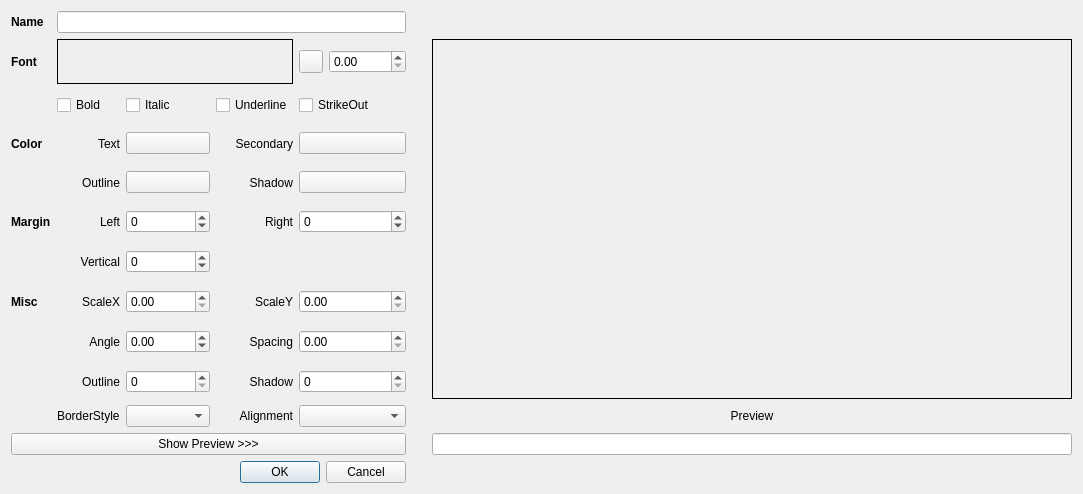
<?xml version="1.0" encoding="UTF-8"?>
<ui version="4.0">
 <author>
SPDX-FileCopyrightText: none
SPDX-License-Identifier: GPL-3.0-only OR LicenseRef-KDE-Accepted-GPL
 </author>
 <class>SubtitleStyleEdit_UI</class>
 <widget class="QDialog" name="SubtitleStyleEdit_UI">
  <property name="geometry">
   <rect>
    <x>0</x>
    <y>0</y>
    <width>1074</width>
    <height>480</height>
   </rect>
  </property>
  <property name="maximumSize">
   <size>
    <width>1074</width>
    <height>480</height>
   </size>
  </property>
  <property name="windowTitle">
   <string>Subtitle Style Editor</string>
  </property>
  <layout class="QGridLayout" name="gridLayout">
   <item row="14" column="7">
    <widget class="QLineEdit" name="editPreview">
     <property name="enabled">
      <bool>true</bool>
     </property>
    </widget>
   </item>
   <item row="14" column="0" colspan="6">
    <widget class="QPushButton" name="buttonPreview">
     <property name="text">
      <string>Show Preview &gt;&gt;&gt;</string>
     </property>
    </widget>
   </item>
   <item row="3" column="0">
    <widget class="QLabel" name="labelName">
     <property name="font">
      <font>
       <bold>true</bold>
      </font>
     </property>
     <property name="text">
      <string>Name</string>
     </property>
    </widget>
   </item>
   <item row="4" column="0">
    <widget class="QLabel" name="labelFont">
     <property name="font">
      <font>
       <bold>true</bold>
      </font>
     </property>
     <property name="text">
      <string>Font</string>
     </property>
    </widget>
   </item>
   <item row="6" column="2">
    <widget class="QPushButton" name="buttonPrimaryColor">
     <property name="text">
      <string/>
     </property>
    </widget>
   </item>
   <item row="6" column="0">
    <widget class="QLabel" name="labelColor">
     <property name="font">
      <font>
       <bold>true</bold>
      </font>
     </property>
     <property name="text">
      <string>Color</string>
     </property>
    </widget>
   </item>
   <item row="5" column="1">
    <widget class="QCheckBox" name="checkBold">
     <property name="sizePolicy">
      <sizepolicy hsizetype="Minimum" vsizetype="Fixed">
       <horstretch>0</horstretch>
       <verstretch>0</verstretch>
      </sizepolicy>
     </property>
     <property name="text">
      <string>Bold</string>
     </property>
     <property name="autoRepeatDelay">
      <number>308</number>
     </property>
    </widget>
   </item>
   <item row="6" column="3">
    <widget class="QLabel" name="labelSecondaryColor">
     <property name="text">
      <string>Secondary</string>
     </property>
     <property name="alignment">
      <set>Qt::AlignmentFlag::AlignRight|Qt::AlignmentFlag::AlignTrailing|Qt::AlignmentFlag::AlignVCenter</set>
     </property>
    </widget>
   </item>
   <item row="3" column="6">
    <spacer name="horizontalSpacer">
     <property name="orientation">
      <enum>Qt::Orientation::Horizontal</enum>
     </property>
     <property name="sizeType">
      <enum>QSizePolicy::Policy::Fixed</enum>
     </property>
     <property name="sizeHint" stdset="0">
      <size>
       <width>20</width>
       <height>20</height>
      </size>
     </property>
    </spacer>
   </item>
   <item row="8" column="0">
    <widget class="QLabel" name="labelMargin">
     <property name="font">
      <font>
       <bold>true</bold>
      </font>
     </property>
     <property name="text">
      <string>Margin</string>
     </property>
    </widget>
   </item>
   <item row="10" column="0">
    <widget class="QLabel" name="labelMisc">
     <property name="font">
      <font>
       <bold>true</bold>
      </font>
     </property>
     <property name="text">
      <string>Misc</string>
     </property>
    </widget>
   </item>
   <item row="11" column="2">
    <widget class="QDoubleSpinBox" name="spinAngle">
     <property name="minimum">
      <double>-360.000000000000000</double>
     </property>
     <property name="maximum">
      <double>360.000000000000000</double>
     </property>
    </widget>
   </item>
   <item row="9" column="1">
    <widget class="QLabel" name="labelMarginV">
     <property name="text">
      <string>Vertical</string>
     </property>
     <property name="alignment">
      <set>Qt::AlignmentFlag::AlignRight|Qt::AlignmentFlag::AlignTrailing|Qt::AlignmentFlag::AlignVCenter</set>
     </property>
    </widget>
   </item>
   <item row="8" column="3">
    <widget class="QLabel" name="labelMarginR">
     <property name="text">
      <string>Right</string>
     </property>
     <property name="alignment">
      <set>Qt::AlignmentFlag::AlignRight|Qt::AlignmentFlag::AlignTrailing|Qt::AlignmentFlag::AlignVCenter</set>
     </property>
    </widget>
   </item>
   <item row="7" column="4" colspan="2">
    <widget class="QPushButton" name="buttonBackColor">
     <property name="text">
      <string/>
     </property>
    </widget>
   </item>
   <item row="13" column="3">
    <widget class="QLabel" name="labelAlignment">
     <property name="font">
      <font>
       <bold>false</bold>
      </font>
     </property>
     <property name="text">
      <string>Alignment</string>
     </property>
     <property name="alignment">
      <set>Qt::AlignmentFlag::AlignRight|Qt::AlignmentFlag::AlignTrailing|Qt::AlignmentFlag::AlignVCenter</set>
     </property>
    </widget>
   </item>
   <item row="5" column="3">
    <widget class="QCheckBox" name="checkUnderline">
     <property name="sizePolicy">
      <sizepolicy hsizetype="Minimum" vsizetype="Fixed">
       <horstretch>0</horstretch>
       <verstretch>0</verstretch>
      </sizepolicy>
     </property>
     <property name="text">
      <string>Underline</string>
     </property>
    </widget>
   </item>
   <item row="12" column="3">
    <widget class="QLabel" name="labelShadow">
     <property name="text">
      <string>Shadow</string>
     </property>
     <property name="alignment">
      <set>Qt::AlignmentFlag::AlignRight|Qt::AlignmentFlag::AlignTrailing|Qt::AlignmentFlag::AlignVCenter</set>
     </property>
    </widget>
   </item>
   <item row="13" column="4" colspan="2">
    <widget class="QComboBox" name="comboAlignment"/>
   </item>
   <item row="8" column="2">
    <widget class="QSpinBox" name="spinMarginL">
     <property name="minimum">
      <number>-100000</number>
     </property>
     <property name="maximum">
      <number>100000</number>
     </property>
    </widget>
   </item>
   <item row="10" column="4" colspan="2">
    <widget class="QDoubleSpinBox" name="spinScaleY">
     <property name="maximum">
      <double>1000000.000000000000000</double>
     </property>
    </widget>
   </item>
   <item row="7" column="2">
    <widget class="QPushButton" name="buttonOutlineColor">
     <property name="text">
      <string/>
     </property>
    </widget>
   </item>
   <item row="6" column="1">
    <widget class="QLabel" name="labelPrimaryColor">
     <property name="text">
      <string>Text</string>
     </property>
     <property name="alignment">
      <set>Qt::AlignmentFlag::AlignRight|Qt::AlignmentFlag::AlignTrailing|Qt::AlignmentFlag::AlignVCenter</set>
     </property>
    </widget>
   </item>
   <item row="13" column="1">
    <widget class="QLabel" name="labelBoarderStyle">
     <property name="text">
      <string>BorderStyle</string>
     </property>
    </widget>
   </item>
   <item row="6" column="4" colspan="2">
    <widget class="QPushButton" name="buttonSecondaryColor">
     <property name="text">
      <string/>
     </property>
    </widget>
   </item>
   <item row="12" column="4" colspan="2">
    <widget class="QSpinBox" name="spinShadow">
     <property name="maximum">
      <number>100000</number>
     </property>
    </widget>
   </item>
   <item row="22" column="0" colspan="6">
    <widget class="QDialogButtonBox" name="buttonBox">
     <property name="orientation">
      <enum>Qt::Orientation::Horizontal</enum>
     </property>
     <property name="standardButtons">
      <set>QDialogButtonBox::StandardButton::Cancel|QDialogButtonBox::StandardButton::Ok</set>
     </property>
    </widget>
   </item>
   <item row="4" column="5">
    <widget class="QDoubleSpinBox" name="spinFontSize">
     <property name="maximum">
      <double>10000.000000000000000</double>
     </property>
    </widget>
   </item>
   <item row="4" column="7" rowspan="9">
    <widget class="QLabel" name="preview">
     <property name="enabled">
      <bool>true</bool>
     </property>
     <property name="sizePolicy">
      <sizepolicy hsizetype="Fixed" vsizetype="Fixed">
       <horstretch>0</horstretch>
       <verstretch>0</verstretch>
      </sizepolicy>
     </property>
     <property name="minimumSize">
      <size>
       <width>640</width>
       <height>360</height>
      </size>
     </property>
     <property name="maximumSize">
      <size>
       <width>640</width>
       <height>360</height>
      </size>
     </property>
     <property name="frameShape">
      <enum>QFrame::Shape::Box</enum>
     </property>
     <property name="text">
      <string/>
     </property>
     <property name="scaledContents">
      <bool>true</bool>
     </property>
     <property name="alignment">
      <set>Qt::AlignmentFlag::AlignCenter</set>
     </property>
    </widget>
   </item>
   <item row="8" column="4" colspan="2">
    <widget class="QSpinBox" name="spinMarginR">
     <property name="minimum">
      <number>-100000</number>
     </property>
     <property name="maximum">
      <number>100000</number>
     </property>
    </widget>
   </item>
   <item row="7" column="1">
    <widget class="QLabel" name="labelOutlineColor">
     <property name="text">
      <string>Outline</string>
     </property>
     <property name="alignment">
      <set>Qt::AlignmentFlag::AlignRight|Qt::AlignmentFlag::AlignTrailing|Qt::AlignmentFlag::AlignVCenter</set>
     </property>
    </widget>
   </item>
   <item row="3" column="1" colspan="5">
    <widget class="QLineEdit" name="editName"/>
   </item>
   <item row="10" column="2">
    <widget class="QDoubleSpinBox" name="spinScaleX">
     <property name="maximum">
      <double>1000000.000000000000000</double>
     </property>
    </widget>
   </item>
   <item row="10" column="1">
    <widget class="QLabel" name="labelScaleX">
     <property name="text">
      <string>ScaleX</string>
     </property>
     <property name="alignment">
      <set>Qt::AlignmentFlag::AlignRight|Qt::AlignmentFlag::AlignTrailing|Qt::AlignmentFlag::AlignVCenter</set>
     </property>
    </widget>
   </item>
   <item row="10" column="3">
    <widget class="QLabel" name="labelScaleY">
     <property name="text">
      <string>ScaleY</string>
     </property>
     <property name="alignment">
      <set>Qt::AlignmentFlag::AlignRight|Qt::AlignmentFlag::AlignTrailing|Qt::AlignmentFlag::AlignVCenter</set>
     </property>
    </widget>
   </item>
   <item row="4" column="1" colspan="3">
    <widget class="QLabel" name="labelFontName">
     <property name="frameShape">
      <enum>QFrame::Shape::Box</enum>
     </property>
     <property name="text">
      <string/>
     </property>
     <property name="alignment">
      <set>Qt::AlignmentFlag::AlignCenter</set>
     </property>
    </widget>
   </item>
   <item row="7" column="3">
    <widget class="QLabel" name="labelBackColor">
     <property name="text">
      <string>Shadow</string>
     </property>
     <property name="alignment">
      <set>Qt::AlignmentFlag::AlignRight|Qt::AlignmentFlag::AlignTrailing|Qt::AlignmentFlag::AlignVCenter</set>
     </property>
    </widget>
   </item>
   <item row="8" column="1">
    <widget class="QLabel" name="labelMarginL">
     <property name="text">
      <string>Left</string>
     </property>
     <property name="alignment">
      <set>Qt::AlignmentFlag::AlignRight|Qt::AlignmentFlag::AlignTrailing|Qt::AlignmentFlag::AlignVCenter</set>
     </property>
    </widget>
   </item>
   <item row="9" column="2">
    <widget class="QSpinBox" name="spinMarginV">
     <property name="minimum">
      <number>-100000</number>
     </property>
     <property name="maximum">
      <number>100000</number>
     </property>
    </widget>
   </item>
   <item row="13" column="7">
    <widget class="QLabel" name="labelPreview">
     <property name="font">
      <font>
       <bold>false</bold>
      </font>
     </property>
     <property name="text">
      <string>Preview</string>
     </property>
     <property name="alignment">
      <set>Qt::AlignmentFlag::AlignCenter</set>
     </property>
    </widget>
   </item>
   <item row="5" column="4" colspan="2">
    <widget class="QCheckBox" name="checkStrikeOut">
     <property name="sizePolicy">
      <sizepolicy hsizetype="Minimum" vsizetype="Fixed">
       <horstretch>0</horstretch>
       <verstretch>0</verstretch>
      </sizepolicy>
     </property>
     <property name="text">
      <string>StrikeOut</string>
     </property>
    </widget>
   </item>
   <item row="11" column="1">
    <widget class="QLabel" name="labelAngle">
     <property name="text">
      <string>Angle</string>
     </property>
     <property name="alignment">
      <set>Qt::AlignmentFlag::AlignRight|Qt::AlignmentFlag::AlignTrailing|Qt::AlignmentFlag::AlignVCenter</set>
     </property>
    </widget>
   </item>
   <item row="4" column="4">
    <widget class="QToolButton" name="buttonSelectFont">
     <property name="text">
      <string/>
     </property>
     <property name="icon">
      <iconset theme="font-enable"/>
     </property>
    </widget>
   </item>
   <item row="12" column="1">
    <widget class="QLabel" name="labelOutline">
     <property name="layoutDirection">
      <enum>Qt::LayoutDirection::LeftToRight</enum>
     </property>
     <property name="text">
      <string>Outline</string>
     </property>
     <property name="alignment">
      <set>Qt::AlignmentFlag::AlignRight|Qt::AlignmentFlag::AlignTrailing|Qt::AlignmentFlag::AlignVCenter</set>
     </property>
    </widget>
   </item>
   <item row="12" column="2">
    <widget class="QSpinBox" name="spinOutline">
     <property name="maximum">
      <number>100000</number>
     </property>
    </widget>
   </item>
   <item row="5" column="2">
    <widget class="QCheckBox" name="checkItalic">
     <property name="sizePolicy">
      <sizepolicy hsizetype="Minimum" vsizetype="Fixed">
       <horstretch>0</horstretch>
       <verstretch>0</verstretch>
      </sizepolicy>
     </property>
     <property name="layoutDirection">
      <enum>Qt::LayoutDirection::LeftToRight</enum>
     </property>
     <property name="text">
      <string>Italic</string>
     </property>
    </widget>
   </item>
   <item row="11" column="4" colspan="2">
    <widget class="QDoubleSpinBox" name="spinSpacing">
     <property name="minimum">
      <double>0.000000000000000</double>
     </property>
     <property name="maximum">
      <double>1000000.000000000000000</double>
     </property>
    </widget>
   </item>
   <item row="13" column="2">
    <widget class="QComboBox" name="comboBorderStyle"/>
   </item>
   <item row="11" column="3">
    <widget class="QLabel" name="labelSpacing">
     <property name="text">
      <string>Spacing</string>
     </property>
     <property name="alignment">
      <set>Qt::AlignmentFlag::AlignRight|Qt::AlignmentFlag::AlignTrailing|Qt::AlignmentFlag::AlignVCenter</set>
     </property>
    </widget>
   </item>
  </layout>
 </widget>
 <resources/>
 <connections>
  <connection>
   <sender>buttonBox</sender>
   <signal>accepted()</signal>
   <receiver>SubtitleStyleEdit_UI</receiver>
   <slot>accept()</slot>
   <hints>
    <hint type="sourcelabel">
     <x>248</x>
     <y>254</y>
    </hint>
    <hint type="destinationlabel">
     <x>157</x>
     <y>274</y>
    </hint>
   </hints>
  </connection>
  <connection>
   <sender>buttonBox</sender>
   <signal>rejected()</signal>
   <receiver>SubtitleStyleEdit_UI</receiver>
   <slot>reject()</slot>
   <hints>
    <hint type="sourcelabel">
     <x>316</x>
     <y>260</y>
    </hint>
    <hint type="destinationlabel">
     <x>286</x>
     <y>274</y>
    </hint>
   </hints>
  </connection>
 </connections>
</ui>
